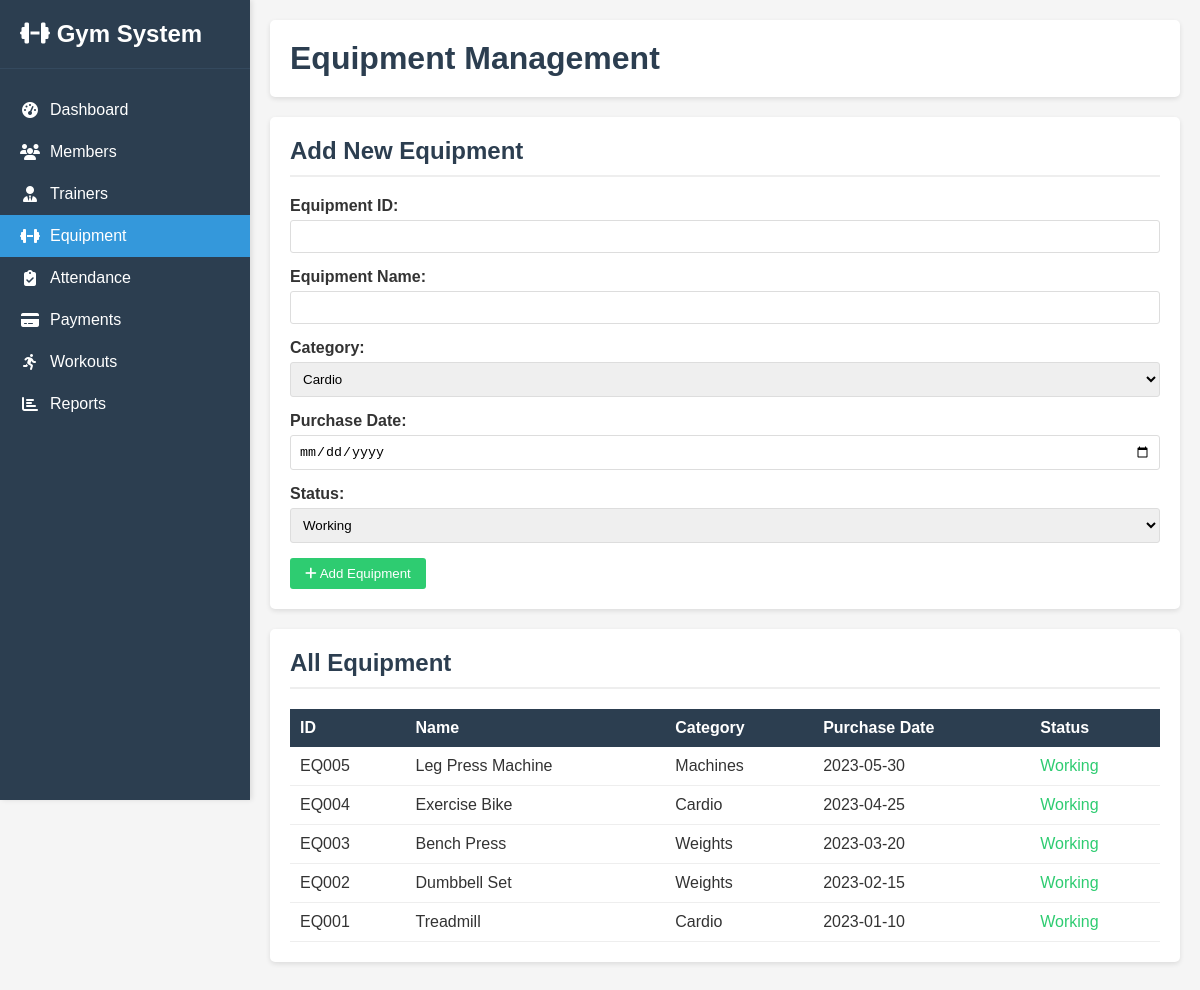
Page /equipment.php on the committed database.
### tables this page shows
CREATE TABLE equipment (
    id INT PRIMARY KEY AUTO_INCREMENT,
    equipment_id VARCHAR(20) UNIQUE NOT NULL,
    name VARCHAR(100) NOT NULL,
    category VARCHAR(50),
    purchase_date DATE,
    status ENUM('Working', 'Under Repair') DEFAULT 'Working',
    created_at TIMESTAMP DEFAULT CURRENT_TIMESTAMP
);

### equipment.php (the view, shortened to what this page needs)
<?php
include 'config.php';
?>
<!DOCTYPE html>
<html lang="en">
<head>
    <link rel="stylesheet" href="style.css">
    <link rel="stylesheet" href="https://cdnjs.cloudflare.com/ajax/libs/font-awesome/6.4.0/css/all.min.css">
</head>
<body>
    <div class="sidebar">
        <div class="logo">
            <i class="fas fa-dumbbell"></i>
            <span>Gym System</span>
        </div>
        <ul class="sidebar-nav">
            <li><a href="index.php">
                <i class="fas fa-tachometer-alt"></i>
                <span>Dashboard</span>
            </a></li>
            <li><a href="members.php">
                <i class="fas fa-users"></i>
                <span>Members</span>
            </a></li>
            <li><a href="trainers.php">
                <i class="fas fa-user-tie"></i>
                <span>Trainers</span>
            </a></li>
            <li><a href="equipment.php" class="active">
                <i class="fas fa-dumbbell"></i>
                <span>Equipment</span>
            </a></li>
            <li><a href="attendance.php">
                <i class="fas fa-clipboard-check"></i>
                <span>Attendance</span>
            </a></li>
            <li><a href="payments.php">
                <i class="fas fa-credit-card"></i>
                <span>Payments</span>
            </a></li>
            <li><a href="workouts.php">
                <i class="fas fa-running"></i>
                <span>Workouts</span>
            </a></li>
            <li><a href="reports.php">
                <i class="fas fa-chart-bar"></i>
                <span>Reports</span>
            </a></li>
        </ul>
    </div>
    <div class="main-content">
        <div class="content-header">
            <h1>Equipment Management</h1>
        </div>
        <div class="content-box">
            <h2>Add New Equipment</h2>
            <form method="POST" action="">
                <div class="form-group">
                    <label>Equipment ID:</label>
                    <input type="text" name="equipment_id" class="form-control" required>
                </div>
                <div class="form-group">
                    <label>Equipment Name:</label>
                    <input type="text" name="name" class="form-control" required>
                </div>
                <div class="form-group">
                    <label>Category:</label>
                    <select name="category" class="form-control" required>
                        <option value="Cardio">Cardio</option>
                    </select>
                </div>
                <div class="form-group">
                    <label>Purchase Date:</label>
                    <input type="date" name="purchase_date" class="form-control">
                </div>
                <div class="form-group">
                    <label>Status:</label>
                    <select name="status" class="form-control" required>
                        <option value="Working">Working</option>
                    </select>
                </div>
                <button type="submit" name="add_equipment" class="btn btn-success">
                    <i class="fas fa-plus"></i> Add Equipment
                </button>
            </form>
        </div>
        <div class="content-box">
            <h2>All Equipment</h2>
            <table class="table">
                <thead>
                    <tr>
                        <th>ID</th>
                        <th>Name</th>
                        <th>Category</th>
                        <th>Purchase Date</th>
                        <th>Status</th>
                    </tr>
                </thead>
                <tbody>
                    <?php
                    $sql = "SELECT * FROM equipment ORDER BY id DESC";
                    $result = mysqli_query($conn, $sql);
                    if(mysqli_num_rows($result) > 0) {
                        while($row = mysqli_fetch_assoc($result)) {
                            echo "<tr>";
                            echo "<td>" . $row['equipment_id'] . "</td>";
                            echo "<td>" . $row['name'] . "</td>";
                            echo "<td>" . $row['category'] . "</td>";
                            echo "<td>" . $row['purchase_date'] . "</td>";
                            echo "<td><span class='status-" . strtolower(str_replace(' ', '-', $row['status'])) . "'>" . $row['status'] . "</span></td>";
                            echo "</tr>";
                        }
                    } else {
                        echo "<tr><td colspan='5'>No equipment found</td></tr>";
                    }
                    ?>
                </tbody>
            </table>
        </div>
    </div>
</body>
</html>

### style.css (style rules this page uses)
* { margin: 0; padding: 0; box-sizing: border-box; }
body { font-family: Arial, sans-serif; background-color: #f5f5f5; color: #333; display: flex; min-height: 100vh; }
.sidebar { width: 250px; background-color: #2c3e50; color: white; padding: 20px 0; position: fixed; height: 100vh; overflow-y: auto; box-shadow: 2px 0 5px rgba(0,0,0,0.1); }
.sidebar .logo { padding: 0 20px 20px; font-size: 24px; font-weight: bold; border-bottom: 1px solid #34495e; margin-bottom: 20px; }
.sidebar-nav { list-style: none; }
.sidebar-nav a { display: flex; align-items: center; color: white; text-decoration: none; padding: 12px 20px; transition: all 0.3s; }
.sidebar-nav a.active { background-color: #3498db; }
.sidebar-nav i { margin-right: 10px; width: 20px; text-align: center; }
.main-content { flex: 1; margin-left: 250px; padding: 20px; }
.content-header { background-color: white; padding: 20px; border-radius: 5px; box-shadow: 0 2px 5px rgba(0,0,0,0.1); margin-bottom: 20px; }
.content-header h1 { color: #2c3e50; }
.content-box { background-color: white; padding: 20px; border-radius: 5px; box-shadow: 0 2px 5px rgba(0,0,0,0.1); margin-bottom: 20px; }
.content-box h2 { color: #2c3e50; margin-bottom: 20px; padding-bottom: 10px; border-bottom: 2px solid #eee; }
.form-group { margin-bottom: 15px; }
.form-group label { display: block; margin-bottom: 5px; font-weight: bold; }
.form-control { width: 100%; padding: 8px; border: 1px solid #ddd; border-radius: 3px; }
.btn { padding: 8px 15px; border: none; border-radius: 3px; cursor: pointer; text-decoration: none; display: inline-block; }
.btn-success { background-color: #2ecc71; color: white; }
.table { width: 100%; border-collapse: collapse; margin-top: 10px; }
.table th { background-color: #2c3e50; color: white; padding: 10px; text-align: left; }
.table td { padding: 10px; border-bottom: 1px solid #eee; }
.status-working { color: #2ecc71; }

### rows in the picture
equipment: equipment "EQ005", name "Leg Press Machine", category "Machines", purchase_date "2023-05-30", status "Working"
equipment: equipment "EQ004", name "Exercise Bike", category "Cardio", purchase_date "2023-04-25", status "Working"
equipment: equipment "EQ003", name "Bench Press", category "Weights", purchase_date "2023-03-20", status "Working"
equipment: equipment "EQ002", name "Dumbbell Set", category "Weights", purchase_date "2023-02-15", status "Working"
equipment: equipment "EQ001", name "Treadmill", category "Cardio", purchase_date "2023-01-10", status "Working"
